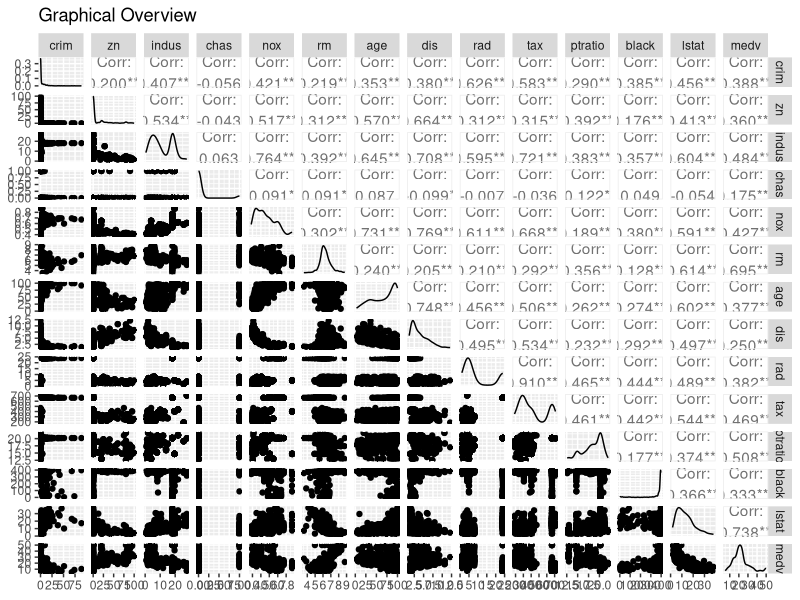
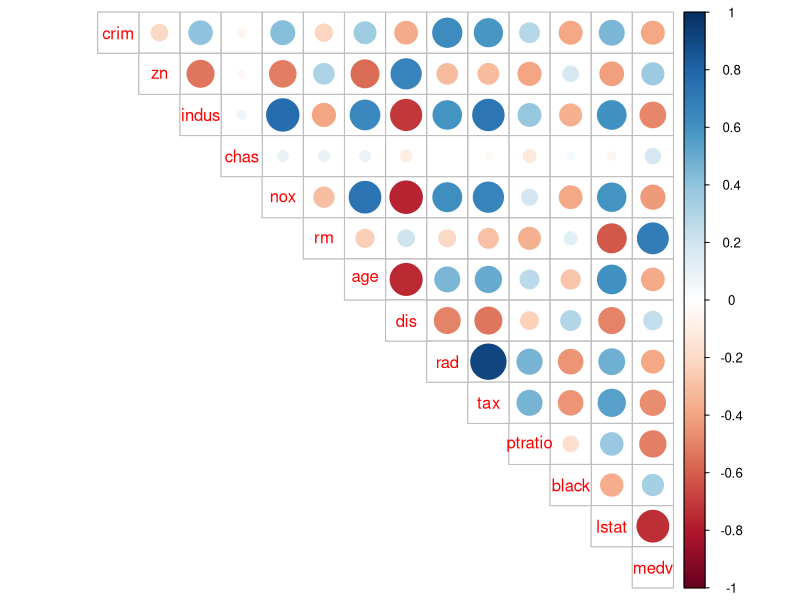
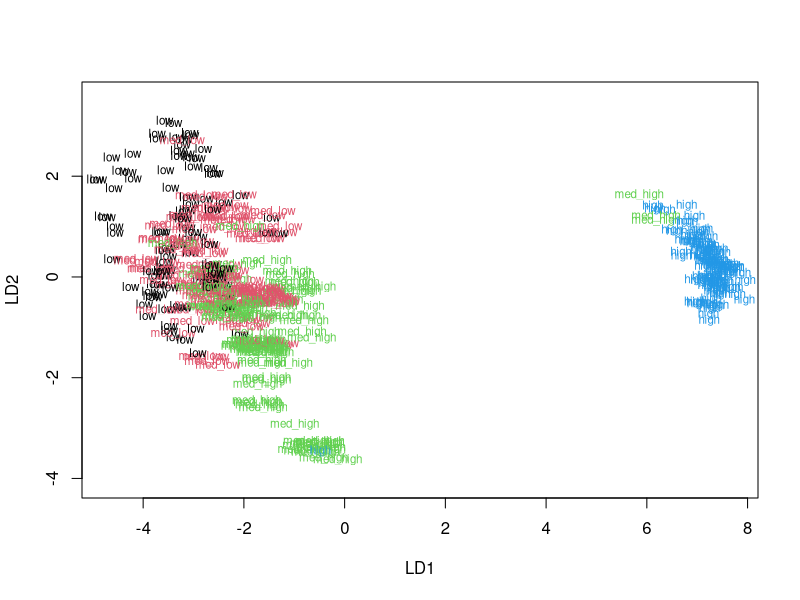
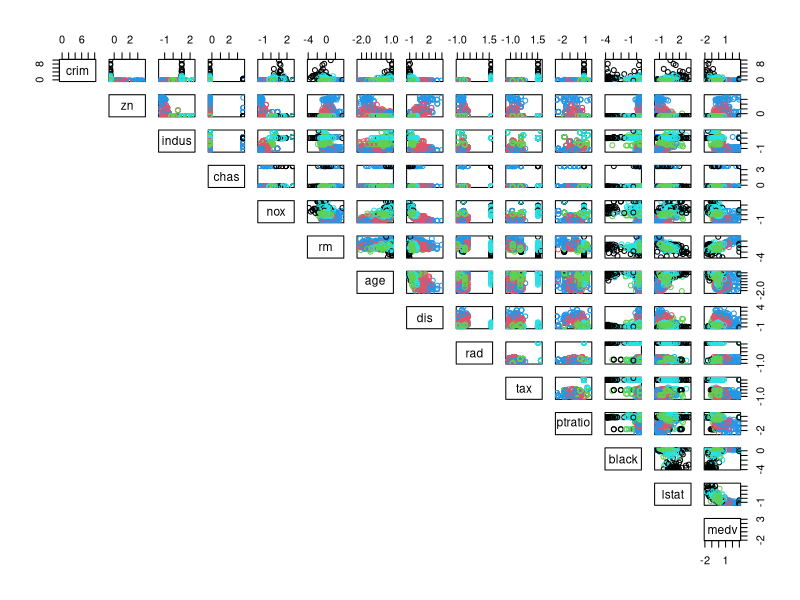
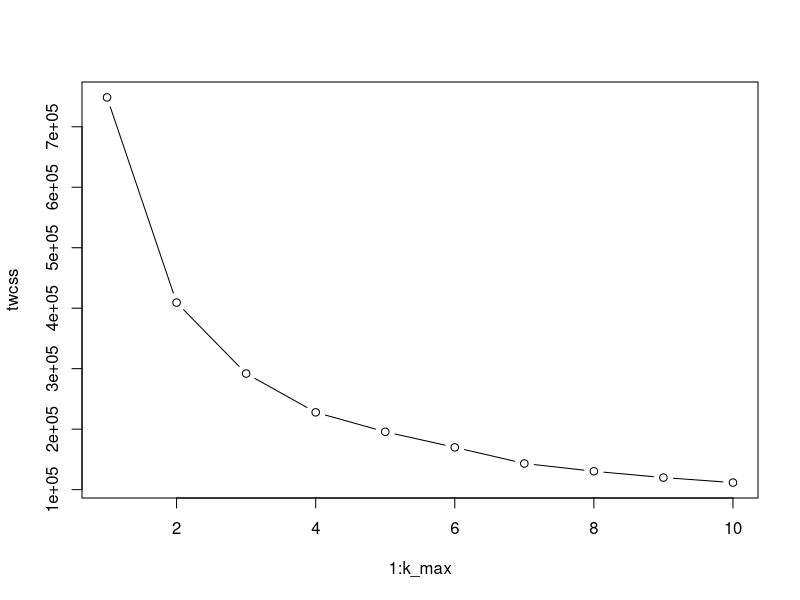
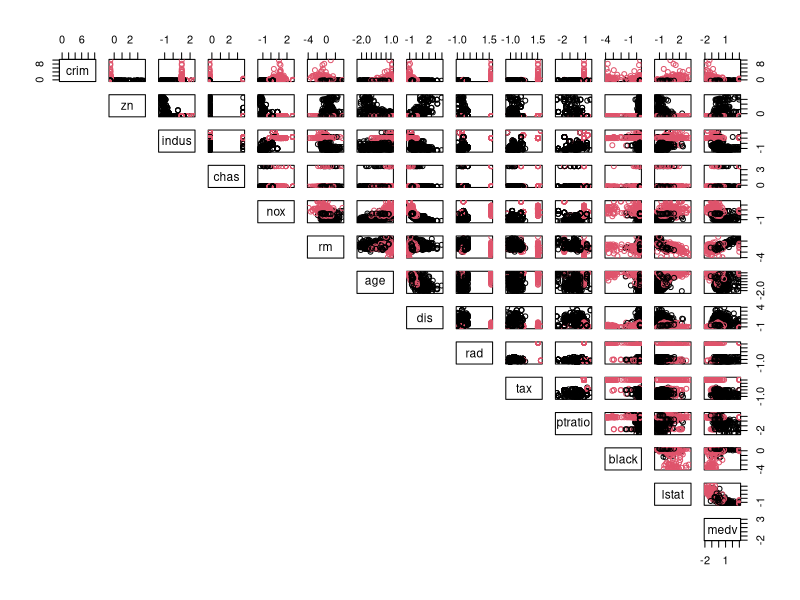

The R script that drew these images, in order:
## ---- chunk 1
library(MASS)
data("Boston")
str(Boston)
dim(Boston)
## ---- chunk 2
library(GGally)
library(ggplot2)
GraphicalOverview <- ggpairs(Boston, mapping = aes(), title = "Graphical Overview", lower = list(combo = wrap("facethist", bins = 20)))
GraphicalOverview
## ---- chunk 3
library(corrplot)
cor_matrix <- cor(Boston)
corrplot(cor_matrix, method = "circle", type = "upper", cl.pos = "r", tl.pos = "d")
## ---- chunk 4
library(knitr)
knitr::kable(summary(Boston))
## ---- chunk 5
sBoston <- scale(Boston)
knitr::kable(summary(sBoston))
sBoston <- as.data.frame(sBoston)
## ---- chunk 6
scaled_crim <- sBoston$crim
bins <- quantile(scaled_crim)
crime <- cut(scaled_crim, breaks = bins, include.lowest = TRUE, labels = c("low", "med_low", "med_high", "high"))
sBoston <- dplyr::select(sBoston, -crim)
sBoston <- data.frame(sBoston, crime)
## ---- chunk 7
n <- nrow(sBoston)
ind <- sample(n, size = n*0.8)
train <- sBoston[ind,]
test <- sBoston[-ind,]
## ---- chunk 8
lda.fit <- lda(crime ~ ., data = train)
classes <- as.numeric(train$crime)
plot(lda.fit, dimen = 2, col = classes, pch = classes)
## ---- chunk 9
correct_classes <- test$crime
test <- dplyr::select(test, -crime)
lda.pred <- predict(lda.fit, newdata = test)
table(correct = correct_classes, predicted = lda.pred$class)
## ---- chunk 10
data("Boston")
sBoston2 <- scale(Boston)
sBoston2 <- as.data.frame(sBoston2)
dist_eu <- dist(sBoston2)
summary(dist_eu)
## ---- chunk 11
km <- kmeans(dist_eu, centers = 5)
pairs(sBoston2, col = km$cluster, lower.panel = NULL)
## ---- chunk 12
set.seed(123)
k_max <- 10
twcss <- sapply(1:k_max, function(k){kmeans(dist_eu, k)$tot.withinss})
plot(1:k_max, twcss, type = 'b')
## ---- chunk 13
km <- kmeans(dist_eu, centers = 2)
pairs(sBoston2, col = km$cluster, lower.panel = NULL)
